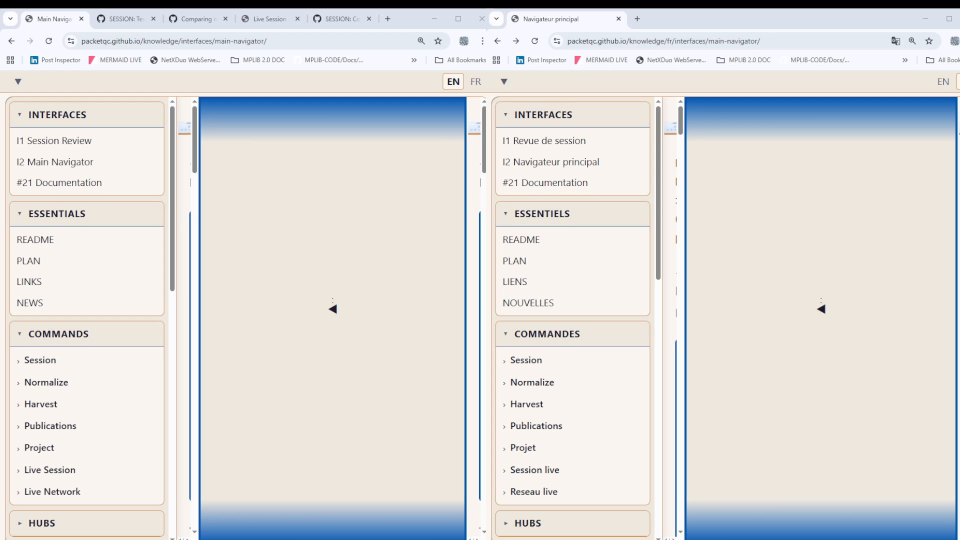
#> input picture Knowledge/legacy/knowledge/data/references/Analyses/Main interface/frames/frame_0001.jpg, 1920 x 1080 px (shown at 1/2 size)
$ python -i visual_engine.py   (imports and definitions only)
#> lines starting #> are read from the running program, lines starting #| are printed output that depends on the picture; after the words box and inside, x2 and y2 are one past the last pixel; in counts of white or black regions, pixels touching at a corner belong together
#!/usr/bin/env python3
"""
Visual Engine — Automated Documentation from Video Recordings
=============================================================

Core video processing engine for the Knowledge System's `visual` command.
Extracts evidence frames from video recordings for documentation creation,
update, and review.

Three operating paradigms:
  1. Timestamp mode — extract frames at specific dates/times
  2. Detection mode — scan for content-relevant frames automatically
  3. Search mode — multi-criteria search directly on video (multi-pass, no bulk extraction)

Additional capabilities:
  - Evidence structure — organized output with discoveries/ and clips/
  - Clip reconstruction — extract video segments around evidence (±N seconds context)
  - Image analysis — single image input for evidence matching

Technology stack (standard/recognized libraries only):
  - OpenCV 4.x (cv2) — video decoding, frame extraction, image processing, video writing
  - Pillow (PIL) — image annotation, format conversion, thumbnails
  - NumPy — array operations (OpenCV dependency)
  - Python stdlib — pathlib, datetime, json, urllib, tempfile, hashlib

Knowledge asset — part of the Visuals command category.

Related:
  - scripts/visual_cli.py — CLI entry point
  - methodology/methodology-documentation-visual.md — full specification
  - Publication #22 — Visual Documentation (Automated from Recordings)
"""

import cv2
import hashlib
import json
import logging
import os
import re
import tempfile
import urllib.request
import urllib.error
from datetime import datetime, timedelta
from pathlib import Path
from typing import Optional

import numpy as np
from PIL import Image, ImageDraw, ImageFont

# --- Logging ----------------------------------------------------------------

logger = logging.getLogger("visual_engine")


# --- Constants --------------------------------------------------------------

# Frame similarity threshold (0-1, higher = more similar required to skip)
SIMILARITY_THRESHOLD = 0.92

# Minimum scene change threshold for detection mode (0-1, lower = more sensitive)
SCENE_CHANGE_THRESHOLD = 0.35

# Maximum frames to extract per video in detection mode
MAX_DETECTION_FRAMES = 50

# Default output image format
DEFAULT_IMAGE_FORMAT = "png"

# Annotation colors (BGR for OpenCV, RGB for Pillow)
ANNOTATION_COLOR_CV = (0, 200, 100)  # green
ANNOTATION_COLOR_PIL = (100, 200, 0)  # green

# Evidence frame border width
BORDER_WIDTH = 4

# Thumbnail dimensions for contact sheet
THUMBNAIL_SIZE = (320, 180)

# Maximum video duration to process (seconds) — safety limit
MAX_VIDEO_DURATION = 7200  # 2 hours


# --- Video Info Extraction --------------------------------------------------

class VideoInfo:
    """Metadata extracted from a video file."""

    # [13 lines left out: function __init__, not called in this run]

    def close(self):
        if self.cap and self.cap.isOpened():
            self.cap.release()

    # [6 lines left out: function __repr__, not called in this run]


class VideoError(Exception):
    """Raised when video processing fails."""
    pass


# --- Frame Extraction -------------------------------------------------------

# [583 lines left out: functions extract_frames_at_timestamps, extract_frames_at_times, extract_frames_at_dates, detect_evidence_frames, generate_contact_sheet, generate_evidence_report and 2 more, not called in this run]


# --- Evidence Structure Management ------------------------------------------

class EvidenceSession:
    """
    Manages an organized evidence directory for a video analysis session.

    Structure:
      evidence/<session-name>/
        metadata.json        — source info, criteria, timestamps
        discoveries/         — extracted evidence frames
        clips/               — reconstructed video segments
        index.md             — inventory of findings
    """

    # [451 lines left out: functions __init__, initialize, add_finding, add_clip, generate_index, _save_metadata and 3 more, not called in this run]


# --- Image Analysis --------------------------------------------------------

def analyze_image(
    image_path: str,
    criteria: Optional[dict] = None,
    output_dir: Optional[str] = None,
) -> dict:
    """
    Analyze a single image for evidence matching.

    Supports the same visual heuristics as video detection (text density,
    edge density, structured content) applied to a single frame.

    Args:
        image_path: Path to the image file.
        criteria: Optional search criteria (same format as search_video).
            If None, runs all heuristics and reports scores.
        output_dir: Optional output directory for annotated copy.

    Returns:
        Dict with analysis results: scores, matches, and annotated path.
    """
    img_path = Path(image_path)
    if not img_path.exists():
        raise VideoError(f"Image not found: {image_path}")

    frame = cv2.imread(str(img_path))
#> frame is the input picture: shape (1080, 1920, 3); mean B, G, R 220.1, 220.9, 221.6
    if frame is None:
        raise VideoError(f"Cannot read image: {image_path}")

    gray = cv2.cvtColor(frame, cv2.COLOR_BGR2GRAY)
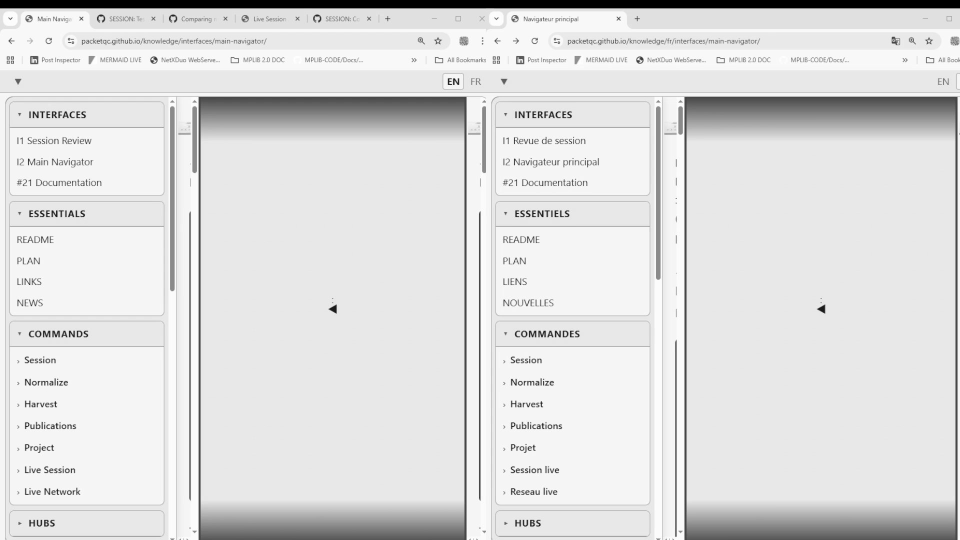
#> gray: shape (1080, 1920) (shown at 1/2 size); min 0, max 255, mean 221.1
    h, w = frame.shape[:2]
#> h = 1080; w = 1920

    # Compute all scores
    text_score = _estimate_text_density(gray)
    edge_score = _estimate_edge_density(gray)
    struct_score = _estimate_structured_content(gray)
    frame_hash = _hash_frame(frame)

    result = {
        "path": str(img_path.resolve()),
        "width": w,
        "height": h,
        "hash": frame_hash,
        "scores": {
            "text_density": round(text_score, 4),
            "edge_density": round(edge_score, 4),
            "structured_content": round(struct_score, 4),
        },
        "matches": [],
    }

    # Evaluate against criteria if provided
    if criteria:
        if criteria.get("min_text_density", 0) > 0 and text_score >= criteria["min_text_density"]:
            result["matches"].append(f"text_density ({text_score:.3f})")
        if criteria.get("min_edge_density", 0) > 0 and edge_score >= criteria["min_edge_density"]:
            result["matches"].append(f"edge_density ({edge_score:.3f})")
        if criteria.get("structured_content", False) and struct_score > 0.08:
            result["matches"].append(f"structured ({struct_score:.3f})")
    else:
        # Report which heuristics fire at default thresholds
        if text_score > 0.15:
            result["matches"].append(f"text_density ({text_score:.3f})")
        if edge_score > 0.12:
            result["matches"].append(f"edge_density ({edge_score:.3f})")
        if struct_score > 0.08:
            result["matches"].append(f"structured ({struct_score:.3f})")

    result["is_evidence"] = len(result["matches"]) > 0

    # Save annotated copy if output dir specified
    if output_dir:
        out_path = Path(output_dir)
        out_path.mkdir(parents=True, exist_ok=True)

        # Create a lightweight annotation for images
        annotated = frame.copy()
        overlay = annotated.copy()
        bar_height = 40
        cv2.rectangle(overlay, (0, h - bar_height), (w, h), (0, 0, 0), -1)
        cv2.addWeighted(overlay, 0.6, annotated, 0.4, 0, annotated)

        info_text = f"{img_path.name} | {w}x{h}"
        cv2.putText(
            annotated, info_text,
            (10, h - 12),
            cv2.FONT_HERSHEY_SIMPLEX, 0.6,
            (255, 255, 255), 1, cv2.LINE_AA,
        )

        scores_text = f"txt={text_score:.3f} edge={edge_score:.3f} struct={struct_score:.3f}"
        cv2.putText(
            annotated, scores_text,
            (w - 450, h - 12),
            cv2.FONT_HERSHEY_SIMPLEX, 0.45,
            (180, 180, 180), 1, cv2.LINE_AA,
        )

        if result["is_evidence"]:
            mark_len = 20
            cv2.line(annotated, (2, 2), (mark_len, 2), ANNOTATION_COLOR_CV, 2)
            cv2.line(annotated, (2, 2), (2, mark_len), ANNOTATION_COLOR_CV, 2)
            cv2.line(annotated, (w - 2, 2), (w - mark_len, 2), ANNOTATION_COLOR_CV, 2)
            cv2.line(annotated, (w - 2, 2), (w - 2, mark_len), ANNOTATION_COLOR_CV, 2)
            cv2.line(annotated, (2, h - 2), (mark_len, h - 2), ANNOTATION_COLOR_CV, 2)
            cv2.line(annotated, (2, h - 2), (2, h - mark_len), ANNOTATION_COLOR_CV, 2)
            cv2.line(annotated, (w - 2, h - 2), (w - mark_len, h - 2), ANNOTATION_COLOR_CV, 2)
            cv2.line(annotated, (w - 2, h - 2), (w - 2, h - mark_len), ANNOTATION_COLOR_CV, 2)

            badge_text = "EVIDENCE"
            badge_w = len(badge_text) * 9 + 16
            cv2.rectangle(annotated, (10, 8), (10 + badge_w, 32), ANNOTATION_COLOR_CV, -1)
            cv2.putText(
                annotated, badge_text,
                (18, 26),
                cv2.FONT_HERSHEY_SIMPLEX, 0.45,
                (255, 255, 255), 1, cv2.LINE_AA,
            )

        annotated_path = out_path / f"analyzed_{img_path.name}"
        cv2.imwrite(str(annotated_path), annotated)
        result["annotated_path"] = str(annotated_path)

    return result


# --- Internal Helpers -------------------------------------------------------

def _decode_fourcc(fourcc: int) -> str:
    """Decode OpenCV fourcc integer to codec string."""
    return "".join(chr((fourcc >> (8 * i)) & 0xFF) for i in range(4))


# [43 lines left out: functions _parse_time_to_seconds, _parse_datetime, _format_timestamp, not called in this run]


def _hash_frame(frame: np.ndarray) -> str:
    """Compute SHA-256 hash of a frame's raw bytes."""
    return hashlib.sha256(frame.tobytes()).hexdigest()[:16]


# [90 lines left out: functions _perceptual_hash, _hamming_similarity, _annotate_frame_cv, not called in this run]


def _estimate_text_density(gray: np.ndarray) -> float:
    """
    Estimate text density in a grayscale frame.
    Uses edge detection + morphological analysis as a proxy for text regions.
    """
    # Adaptive threshold to find text-like regions
    binary = cv2.adaptiveThreshold(
        gray, 255, cv2.ADAPTIVE_THRESH_GAUSSIAN_C,
        cv2.THRESH_BINARY_INV, 15, 10,
    )
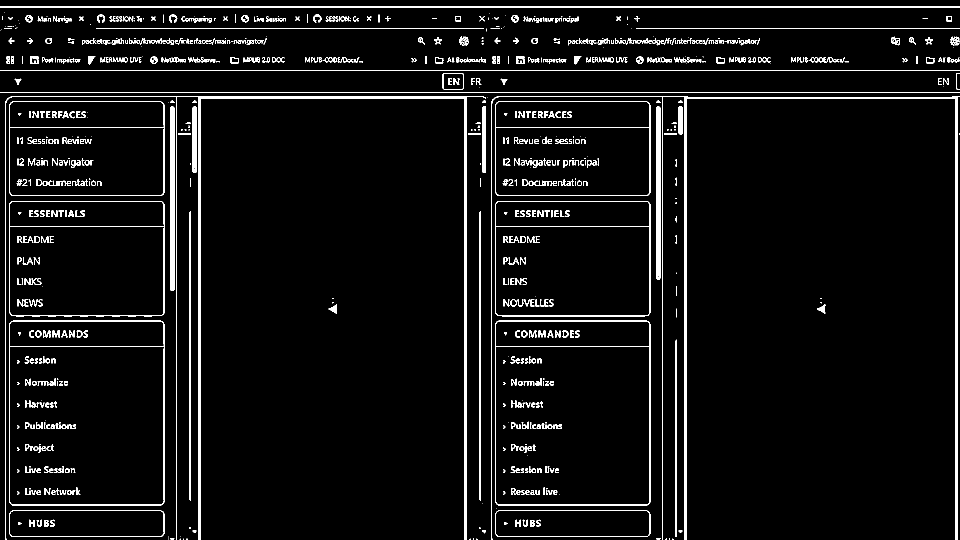
#> binary: shape (1080, 1920) (shown at 1/2 size); 5% white; 927 white regions (246 under 20 px), largest, box (x1, y1, x2, y2) and area: (10, 193, 972, 1080) 13189, (982, 193, 1920, 1080) 12676, (0, 12, 1920, 16) 7680

    # Morphological close to connect text characters
    kernel = cv2.getStructuringElement(cv2.MORPH_RECT, (5, 2))
    closed = cv2.morphologyEx(binary, cv2.MORPH_CLOSE, kernel)
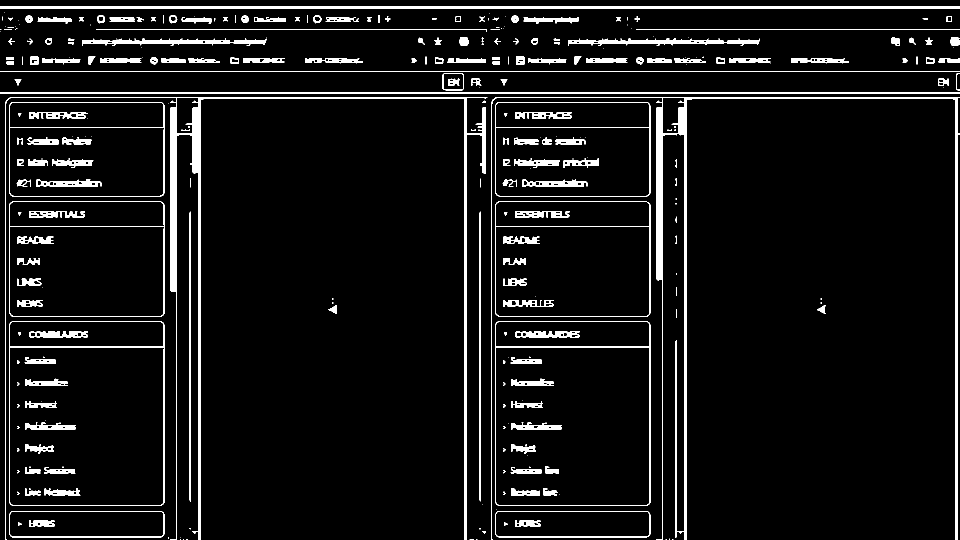
#> closed: shape (1080, 1920) (shown at 1/2 size); 6.1% white; 311 white regions (124 under 20 px), largest, box (x1, y1, x2, y2) and area: (10, 194, 975, 1080) 20706, (982, 194, 1920, 1080) 18928, (0, 13, 1920, 17) 7680

    # Count text-like pixels as fraction of total
    text_pixels = np.count_nonzero(closed)
#> text_pixels = 125565
    total_pixels = closed.size
#> total_pixels = 2073600
#> in analyze_image, `text_score = _estimate_text_density(gray)`: text_score = 0.0606

    return text_pixels / total_pixels


def _estimate_edge_density(gray: np.ndarray) -> float:
    """
    Estimate edge/structure density in a grayscale frame.
    High edge density suggests diagrams, tables, code, or UI elements.
    """
    edges = cv2.Canny(gray, 50, 150)
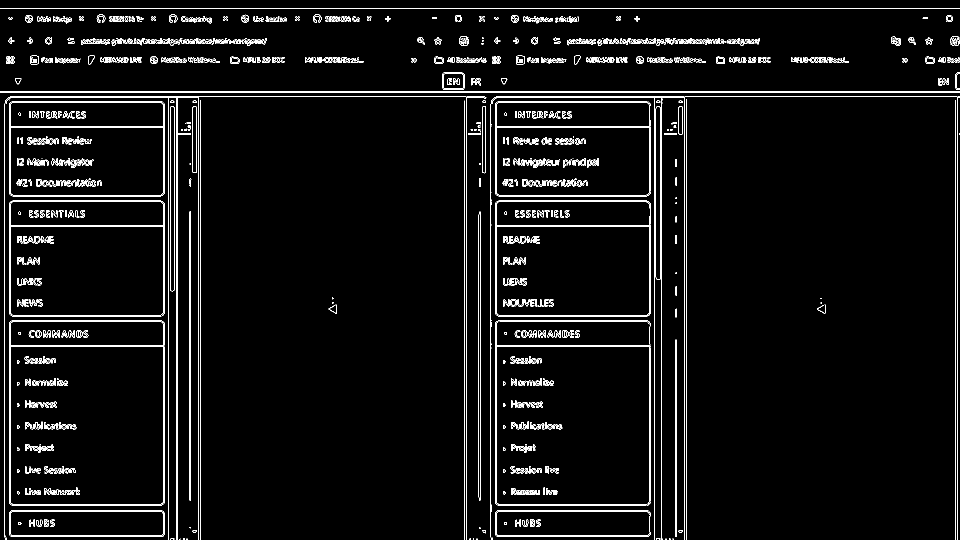
#> edges: shape (1080, 1920) (shown at 1/2 size); 3.8% white in thin lines or dots
#> in analyze_image, `edge_score = _estimate_edge_density(gray)`: edge_score = 0.0382
    return np.count_nonzero(edges) / edges.size


def _estimate_structured_content(gray: np.ndarray) -> float:
    """
    Estimate structured content (tables, grids, forms) using line detection.
    """
    edges = cv2.Canny(gray, 50, 150)

    # Detect horizontal and vertical lines
    h_kernel = cv2.getStructuringElement(cv2.MORPH_RECT, (40, 1))
    v_kernel = cv2.getStructuringElement(cv2.MORPH_RECT, (1, 40))

    h_lines = cv2.morphologyEx(edges, cv2.MORPH_OPEN, h_kernel)
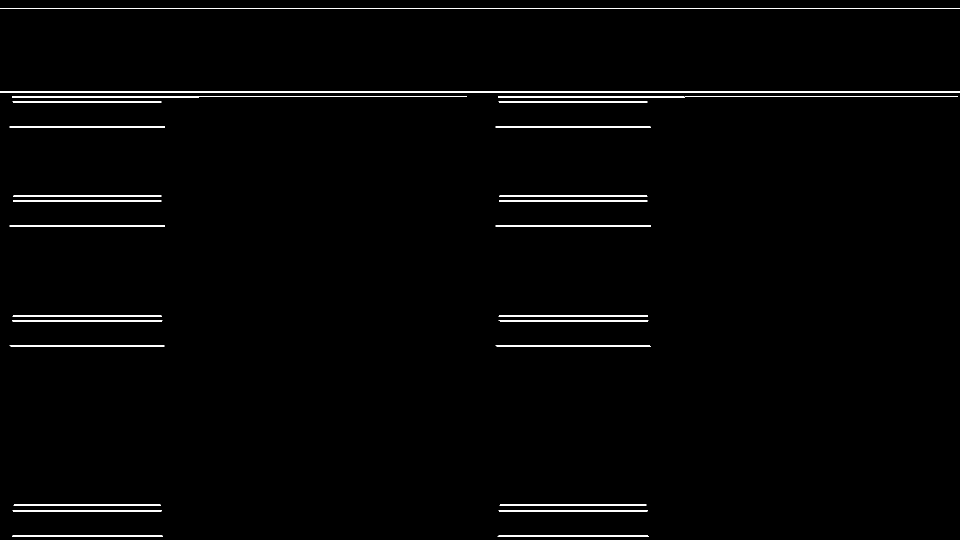
#> h_lines: shape (1080, 1920) (shown at 1/2 size); 1% white in thin lines or dots
    v_lines = cv2.morphologyEx(edges, cv2.MORPH_OPEN, v_kernel)
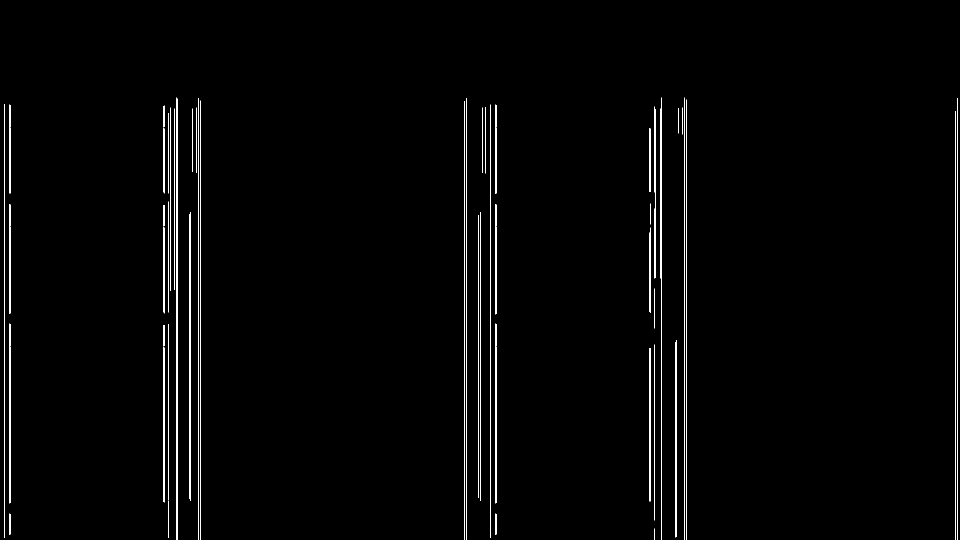
#> v_lines: shape (1080, 1920) (shown at 1/2 size); 1.2% white in thin lines or dots, all inside (x1, y1, x2, y2) = (9, 195, 1916, 1080)

    combined = cv2.bitwise_or(h_lines, v_lines)
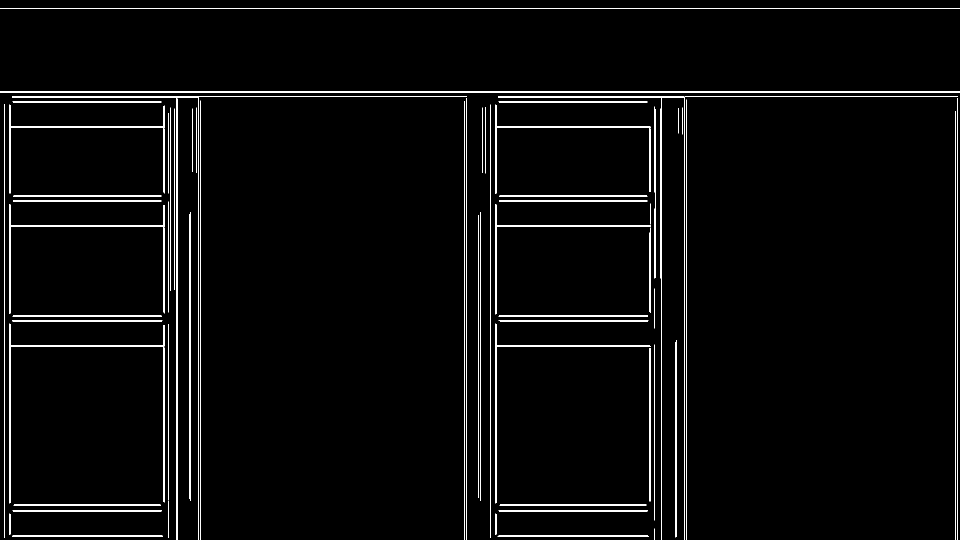
#> combined: shape (1080, 1920) (shown at 1/2 size); 2.2% white in thin lines or dots
    return np.count_nonzero(combined) / combined.size


# [57 lines left out: function _ensure_bookend_frames, not called in this run]


# --- Module API Summary -----------------------------------------------------

__all__ = [
    "VideoInfo",
    "VideoError",
    "EvidenceSession",
    "extract_frames_at_timestamps",
    "extract_frames_at_times",
    "extract_frames_at_dates",
    "detect_evidence_frames",
    "generate_contact_sheet",
    "generate_evidence_report",
    "fetch_video_from_github",
    "deduplicate_frames",
    "search_video",
    "reconstruct_clip",
    "analyze_image",
]

>>> result = analyze_image('../../legacy/knowledge/data/references/Analyses/Main interface/frames/frame_0001.jpg')
#> in analyze_image, `struct_score = _estimate_structured_content(gray)`: struct_score = 0.022
#> in analyze_image, `frame_hash = _hash_frame(frame)`: frame_hash = '913d876183cbcba3'
#> result = 7 items
